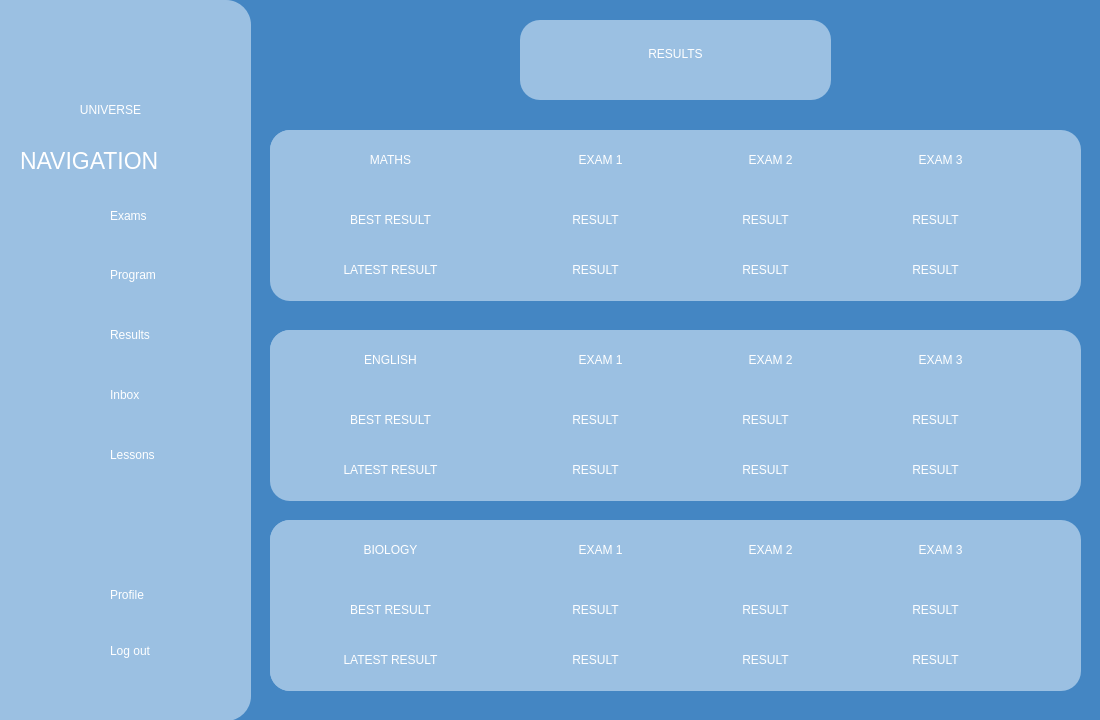
<?xml version="1.0" encoding="UTF-8"?>
<ui version="4.0">
 <class>results</class>
 <widget class="QDialog" name="results">
  <property name="geometry">
   <rect>
    <x>0</x>
    <y>0</y>
    <width>1100</width>
    <height>720</height>
   </rect>
  </property>
  <property name="windowTitle">
   <string>Results</string>
  </property>
  <property name="styleSheet">
   <string notr="true">background-color: #4486c3;</string>
  </property>
  <widget class="QFrame" name="frame_2">
   <property name="geometry">
    <rect>
     <x>0</x>
     <y>0</y>
     <width>251</width>
     <height>721</height>
    </rect>
   </property>
   <property name="styleSheet">
    <string notr="true">background-color:rgb(155, 192, 226);
border:0px;
border-top-right-radius: 25px;
border-bottom-right-radius: 25px;</string>
   </property>
   <property name="frameShape">
    <enum>QFrame::Shape::StyledPanel</enum>
   </property>
   <property name="frameShadow">
    <enum>QFrame::Shadow::Raised</enum>
   </property>
   <widget class="QLabel" name="exams_Icon">
    <property name="geometry">
     <rect>
      <x>50</x>
      <y>190</y>
      <width>51</width>
      <height>51</height>
     </rect>
    </property>
    <property name="text">
     <string/>
    </property>
    <property name="pixmap">
     <pixmap>../assets/images/exams_icon.png</pixmap>
    </property>
    <property name="scaledContents">
     <bool>true</bool>
    </property>
   </widget>
   <widget class="QLabel" name="program_Icon">
    <property name="geometry">
     <rect>
      <x>50</x>
      <y>250</y>
      <width>51</width>
      <height>51</height>
     </rect>
    </property>
    <property name="text">
     <string/>
    </property>
    <property name="pixmap">
     <pixmap>../assets/images/program_icon.png</pixmap>
    </property>
    <property name="scaledContents">
     <bool>true</bool>
    </property>
   </widget>
   <widget class="QLabel" name="results_Icon">
    <property name="geometry">
     <rect>
      <x>50</x>
      <y>310</y>
      <width>51</width>
      <height>51</height>
     </rect>
    </property>
    <property name="text">
     <string/>
    </property>
    <property name="pixmap">
     <pixmap>../assets/images/results_icon.png</pixmap>
    </property>
    <property name="scaledContents">
     <bool>true</bool>
    </property>
   </widget>
   <widget class="QLabel" name="inbox_Icon">
    <property name="geometry">
     <rect>
      <x>50</x>
      <y>370</y>
      <width>51</width>
      <height>51</height>
     </rect>
    </property>
    <property name="text">
     <string/>
    </property>
    <property name="pixmap">
     <pixmap>../assets/images/inbox_icon.png</pixmap>
    </property>
    <property name="scaledContents">
     <bool>true</bool>
    </property>
   </widget>
   <widget class="QLabel" name="profile_Icon">
    <property name="geometry">
     <rect>
      <x>50</x>
      <y>570</y>
      <width>51</width>
      <height>51</height>
     </rect>
    </property>
    <property name="text">
     <string/>
    </property>
    <property name="pixmap">
     <pixmap>../assets/images/profile.icon.png</pixmap>
    </property>
    <property name="scaledContents">
     <bool>true</bool>
    </property>
   </widget>
   <widget class="QLabel" name="logout_Icon">
    <property name="geometry">
     <rect>
      <x>50</x>
      <y>630</y>
      <width>51</width>
      <height>51</height>
     </rect>
    </property>
    <property name="text">
     <string/>
    </property>
    <property name="pixmap">
     <pixmap resource="../resources.qrc">:/assets/images/log_out_icon.png</pixmap>
    </property>
    <property name="scaledContents">
     <bool>true</bool>
    </property>
   </widget>
   <widget class="QPushButton" name="logoutButton">
    <property name="geometry">
     <rect>
      <x>110</x>
      <y>620</y>
      <width>101</width>
      <height>61</height>
     </rect>
    </property>
    <property name="styleSheet">
     <string notr="true">font: 15pt &quot;Allerta&quot;;
color:white;
text-align:left;</string>
    </property>
    <property name="text">
     <string>Log out</string>
    </property>
   </widget>
   <widget class="QPushButton" name="examsButton">
    <property name="geometry">
     <rect>
      <x>110</x>
      <y>195</y>
      <width>71</width>
      <height>41</height>
     </rect>
    </property>
    <property name="styleSheet">
     <string notr="true">font: 15pt &quot;Allerta&quot;;
color:white;
text-align:left;</string>
    </property>
    <property name="text">
     <string>Exams</string>
    </property>
   </widget>
   <widget class="QPushButton" name="programButton">
    <property name="geometry">
     <rect>
      <x>110</x>
      <y>260</y>
      <width>111</width>
      <height>29</height>
     </rect>
    </property>
    <property name="whatsThis">
     <string>&lt;html&gt;&lt;head/&gt;&lt;body&gt;&lt;p&gt;sadas&lt;/p&gt;&lt;/body&gt;&lt;/html&gt;</string>
    </property>
    <property name="styleSheet">
     <string notr="true">font: 15pt &quot;Allerta&quot;;
color:white;
text-align:left;</string>
    </property>
    <property name="text">
     <string>Program</string>
    </property>
   </widget>
   <widget class="QPushButton" name="resultsButton">
    <property name="geometry">
     <rect>
      <x>110</x>
      <y>320</y>
      <width>91</width>
      <height>29</height>
     </rect>
    </property>
    <property name="styleSheet">
     <string notr="true">font: 15pt &quot;Allerta&quot;;
color:white;
text-align:left;</string>
    </property>
    <property name="text">
     <string>Results</string>
    </property>
   </widget>
   <widget class="QPushButton" name="inboxButton">
    <property name="geometry">
     <rect>
      <x>110</x>
      <y>380</y>
      <width>71</width>
      <height>29</height>
     </rect>
    </property>
    <property name="styleSheet">
     <string notr="true">font: 15pt &quot;Allerta&quot;;
color:white;
text-align:left;</string>
    </property>
    <property name="text">
     <string>Inbox</string>
    </property>
   </widget>
   <widget class="QPushButton" name="profileButton">
    <property name="geometry">
     <rect>
      <x>110</x>
      <y>580</y>
      <width>86</width>
      <height>29</height>
     </rect>
    </property>
    <property name="styleSheet">
     <string notr="true">font: 15pt &quot;Allerta&quot;;
color:white;
text-align:left;</string>
    </property>
    <property name="text">
     <string>Profile</string>
    </property>
   </widget>
   <widget class="QLabel" name="navigationLabel">
    <property name="geometry">
     <rect>
      <x>20</x>
      <y>130</y>
      <width>231</width>
      <height>61</height>
     </rect>
    </property>
    <property name="styleSheet">
     <string notr="true">font: 17pt;
color:white;</string>
    </property>
    <property name="text">
     <string>NAVIGATION</string>
    </property>
   </widget>
   <widget class="QLabel" name="logoIcon">
    <property name="geometry">
     <rect>
      <x>45</x>
      <y>-10</y>
      <width>141</width>
      <height>141</height>
     </rect>
    </property>
    <property name="text">
     <string/>
    </property>
    <property name="pixmap">
     <pixmap resource="../resources.qrc">:/assets/images/Logo1.png</pixmap>
    </property>
    <property name="scaledContents">
     <bool>true</bool>
    </property>
   </widget>
   <widget class="QLabel" name="label">
    <property name="geometry">
     <rect>
      <x>60</x>
      <y>100</y>
      <width>101</width>
      <height>20</height>
     </rect>
    </property>
    <property name="styleSheet">
     <string notr="true">color:white;
font: 600 12pt &quot;Crimson Text Semibold&quot;;</string>
    </property>
    <property name="text">
     <string>&lt;html&gt;&lt;head/&gt;&lt;body&gt;&lt;p align=&quot;center&quot;&gt;UNIVERSE&lt;/p&gt;&lt;/body&gt;&lt;/html&gt;</string>
    </property>
   </widget>
   <widget class="QPushButton" name="lessonsButton">
    <property name="geometry">
     <rect>
      <x>110</x>
      <y>440</y>
      <width>101</width>
      <height>29</height>
     </rect>
    </property>
    <property name="styleSheet">
     <string notr="true">font: 15pt &quot;Allerta&quot;;
color:white;
text-align:left;</string>
    </property>
    <property name="text">
     <string>Lessons</string>
    </property>
   </widget>
   <widget class="QLabel" name="lessons_Icon">
    <property name="geometry">
     <rect>
      <x>50</x>
      <y>430</y>
      <width>51</width>
      <height>51</height>
     </rect>
    </property>
    <property name="text">
     <string/>
    </property>
    <property name="pixmap">
     <pixmap resource="../resources.qrc">:/assets/images/lessons_icon.png</pixmap>
    </property>
    <property name="scaledContents">
     <bool>true</bool>
    </property>
   </widget>
  </widget>
  <widget class="QFrame" name="resultsTitle">
   <property name="geometry">
    <rect>
     <x>520</x>
     <y>20</y>
     <width>311</width>
     <height>80</height>
    </rect>
   </property>
   <property name="styleSheet">
    <string notr="true">background-color:rgb(155, 192, 226);
border:0px;
border-radius: 20px;</string>
   </property>
   <property name="frameShape">
    <enum>QFrame::Shape::StyledPanel</enum>
   </property>
   <property name="frameShadow">
    <enum>QFrame::Shadow::Raised</enum>
   </property>
   <widget class="QLabel" name="your_profile_text">
    <property name="geometry">
     <rect>
      <x>10</x>
      <y>4</y>
      <width>291</width>
      <height>61</height>
     </rect>
    </property>
    <property name="styleSheet">
     <string notr="true">color:white;
font: 37pt &quot;Aura&quot;;</string>
    </property>
    <property name="text">
     <string>&lt;html&gt;&lt;head/&gt;&lt;body&gt;&lt;p align=&quot;center&quot;&gt;RESULTS&lt;/p&gt;&lt;/body&gt;&lt;/html&gt;</string>
    </property>
   </widget>
  </widget>
  <widget class="QFrame" name="mathsBox">
   <property name="geometry">
    <rect>
     <x>270</x>
     <y>130</y>
     <width>811</width>
     <height>171</height>
    </rect>
   </property>
   <property name="styleSheet">
    <string notr="true">background-color:rgb(155, 192, 226);
border:0px;
border-radius: 20px;</string>
   </property>
   <property name="frameShape">
    <enum>QFrame::Shape::StyledPanel</enum>
   </property>
   <property name="frameShadow">
    <enum>QFrame::Shadow::Raised</enum>
   </property>
   <widget class="QLabel" name="mathsTitle">
    <property name="geometry">
     <rect>
      <x>0</x>
      <y>0</y>
      <width>241</width>
      <height>61</height>
     </rect>
    </property>
    <property name="styleSheet">
     <string notr="true">color:white;
font: 32pt &quot;Aura&quot;;</string>
    </property>
    <property name="text">
     <string>&lt;html&gt;&lt;head/&gt;&lt;body&gt;&lt;p align=&quot;center&quot;&gt;MATHS&lt;/p&gt;&lt;/body&gt;&lt;/html&gt;</string>
    </property>
   </widget>
   <widget class="QLabel" name="mathsBestResult">
    <property name="geometry">
     <rect>
      <x>0</x>
      <y>70</y>
      <width>241</width>
      <height>41</height>
     </rect>
    </property>
    <property name="styleSheet">
     <string notr="true">color:white;
font: 20pt &quot;Aura&quot;;</string>
    </property>
    <property name="text">
     <string>&lt;html&gt;&lt;head/&gt;&lt;body&gt;&lt;p align=&quot;center&quot;&gt;BEST RESULT&lt;/p&gt;&lt;/body&gt;&lt;/html&gt;</string>
    </property>
   </widget>
   <widget class="QLabel" name="mathsLatestResult">
    <property name="geometry">
     <rect>
      <x>0</x>
      <y>120</y>
      <width>241</width>
      <height>41</height>
     </rect>
    </property>
    <property name="styleSheet">
     <string notr="true">color:white;
font: 20pt &quot;Aura&quot;;</string>
    </property>
    <property name="text">
     <string>&lt;html&gt;&lt;head/&gt;&lt;body&gt;&lt;p align=&quot;center&quot;&gt;LATEST RESULT&lt;/p&gt;&lt;/body&gt;&lt;/html&gt;</string>
    </property>
   </widget>
   <widget class="QLabel" name="mathsExam1">
    <property name="geometry">
     <rect>
      <x>240</x>
      <y>10</y>
      <width>181</width>
      <height>41</height>
     </rect>
    </property>
    <property name="styleSheet">
     <string notr="true">color:white;
font: 20pt &quot;Aura&quot;;</string>
    </property>
    <property name="text">
     <string>&lt;html&gt;&lt;head/&gt;&lt;body&gt;&lt;p align=&quot;center&quot;&gt;EXAM 1&lt;/p&gt;&lt;/body&gt;&lt;/html&gt;</string>
    </property>
   </widget>
   <widget class="QLabel" name="mathsExam2">
    <property name="geometry">
     <rect>
      <x>410</x>
      <y>10</y>
      <width>181</width>
      <height>41</height>
     </rect>
    </property>
    <property name="styleSheet">
     <string notr="true">color:white;
font: 20pt &quot;Aura&quot;;</string>
    </property>
    <property name="text">
     <string>&lt;html&gt;&lt;head/&gt;&lt;body&gt;&lt;p align=&quot;center&quot;&gt;EXAM 2&lt;/p&gt;&lt;/body&gt;&lt;/html&gt;</string>
    </property>
   </widget>
   <widget class="QLabel" name="mathsExam3">
    <property name="geometry">
     <rect>
      <x>580</x>
      <y>10</y>
      <width>181</width>
      <height>41</height>
     </rect>
    </property>
    <property name="styleSheet">
     <string notr="true">color:white;
font: 20pt &quot;Aura&quot;;</string>
    </property>
    <property name="text">
     <string>&lt;html&gt;&lt;head/&gt;&lt;body&gt;&lt;p align=&quot;center&quot;&gt;EXAM 3&lt;/p&gt;&lt;/body&gt;&lt;/html&gt;</string>
    </property>
   </widget>
   <widget class="QLabel" name="bestResultMathsExam1">
    <property name="geometry">
     <rect>
      <x>280</x>
      <y>70</y>
      <width>91</width>
      <height>41</height>
     </rect>
    </property>
    <property name="styleSheet">
     <string notr="true">color:white;
font: 20pt &quot;Aura&quot;;</string>
    </property>
    <property name="text">
     <string>&lt;html&gt;&lt;head/&gt;&lt;body&gt;&lt;p align=&quot;center&quot;&gt;RESULT&lt;/p&gt;&lt;/body&gt;&lt;/html&gt;</string>
    </property>
   </widget>
   <widget class="QLabel" name="latestResultMathsExam1">
    <property name="geometry">
     <rect>
      <x>280</x>
      <y>120</y>
      <width>91</width>
      <height>41</height>
     </rect>
    </property>
    <property name="styleSheet">
     <string notr="true">color:white;
font: 20pt &quot;Aura&quot;;</string>
    </property>
    <property name="text">
     <string>&lt;html&gt;&lt;head/&gt;&lt;body&gt;&lt;p align=&quot;center&quot;&gt;RESULT&lt;/p&gt;&lt;/body&gt;&lt;/html&gt;</string>
    </property>
   </widget>
   <widget class="QLabel" name="bestResultMathsExam2">
    <property name="geometry">
     <rect>
      <x>450</x>
      <y>70</y>
      <width>91</width>
      <height>41</height>
     </rect>
    </property>
    <property name="styleSheet">
     <string notr="true">color:white;
font: 20pt &quot;Aura&quot;;</string>
    </property>
    <property name="text">
     <string>&lt;html&gt;&lt;head/&gt;&lt;body&gt;&lt;p align=&quot;center&quot;&gt;RESULT&lt;/p&gt;&lt;/body&gt;&lt;/html&gt;</string>
    </property>
   </widget>
   <widget class="QLabel" name="latestResultMathsExam2">
    <property name="geometry">
     <rect>
      <x>450</x>
      <y>120</y>
      <width>91</width>
      <height>41</height>
     </rect>
    </property>
    <property name="styleSheet">
     <string notr="true">color:white;
font: 20pt &quot;Aura&quot;;</string>
    </property>
    <property name="text">
     <string>&lt;html&gt;&lt;head/&gt;&lt;body&gt;&lt;p align=&quot;center&quot;&gt;RESULT&lt;/p&gt;&lt;/body&gt;&lt;/html&gt;</string>
    </property>
   </widget>
   <widget class="QLabel" name="bestResultMathsExam3">
    <property name="geometry">
     <rect>
      <x>620</x>
      <y>70</y>
      <width>91</width>
      <height>41</height>
     </rect>
    </property>
    <property name="styleSheet">
     <string notr="true">color:white;
font: 20pt &quot;Aura&quot;;</string>
    </property>
    <property name="text">
     <string>&lt;html&gt;&lt;head/&gt;&lt;body&gt;&lt;p align=&quot;center&quot;&gt;RESULT&lt;/p&gt;&lt;/body&gt;&lt;/html&gt;</string>
    </property>
   </widget>
   <widget class="QLabel" name="latestResultMathsExam3">
    <property name="geometry">
     <rect>
      <x>620</x>
      <y>120</y>
      <width>91</width>
      <height>41</height>
     </rect>
    </property>
    <property name="styleSheet">
     <string notr="true">color:white;
font: 20pt &quot;Aura&quot;;</string>
    </property>
    <property name="text">
     <string>&lt;html&gt;&lt;head/&gt;&lt;body&gt;&lt;p align=&quot;center&quot;&gt;RESULT&lt;/p&gt;&lt;/body&gt;&lt;/html&gt;</string>
    </property>
   </widget>
  </widget>
  <widget class="QFrame" name="englishBox">
   <property name="geometry">
    <rect>
     <x>270</x>
     <y>330</y>
     <width>811</width>
     <height>171</height>
    </rect>
   </property>
   <property name="styleSheet">
    <string notr="true">background-color:rgb(155, 192, 226);
border:0px;
border-radius: 20px;</string>
   </property>
   <property name="frameShape">
    <enum>QFrame::Shape::StyledPanel</enum>
   </property>
   <property name="frameShadow">
    <enum>QFrame::Shadow::Raised</enum>
   </property>
   <widget class="QLabel" name="englishTitle">
    <property name="geometry">
     <rect>
      <x>0</x>
      <y>0</y>
      <width>241</width>
      <height>61</height>
     </rect>
    </property>
    <property name="styleSheet">
     <string notr="true">color:white;
font: 32pt &quot;Aura&quot;;</string>
    </property>
    <property name="text">
     <string>&lt;html&gt;&lt;head/&gt;&lt;body&gt;&lt;p align=&quot;center&quot;&gt;ENGLISH&lt;/p&gt;&lt;/body&gt;&lt;/html&gt;</string>
    </property>
   </widget>
   <widget class="QLabel" name="biologyBestResult_2">
    <property name="geometry">
     <rect>
      <x>0</x>
      <y>70</y>
      <width>241</width>
      <height>41</height>
     </rect>
    </property>
    <property name="styleSheet">
     <string notr="true">color:white;
font: 20pt &quot;Aura&quot;;</string>
    </property>
    <property name="text">
     <string>&lt;html&gt;&lt;head/&gt;&lt;body&gt;&lt;p align=&quot;center&quot;&gt;BEST RESULT&lt;/p&gt;&lt;/body&gt;&lt;/html&gt;</string>
    </property>
   </widget>
   <widget class="QLabel" name="englishLatestResult">
    <property name="geometry">
     <rect>
      <x>0</x>
      <y>120</y>
      <width>241</width>
      <height>41</height>
     </rect>
    </property>
    <property name="styleSheet">
     <string notr="true">color:white;
font: 20pt &quot;Aura&quot;;</string>
    </property>
    <property name="text">
     <string>&lt;html&gt;&lt;head/&gt;&lt;body&gt;&lt;p align=&quot;center&quot;&gt;LATEST RESULT&lt;/p&gt;&lt;/body&gt;&lt;/html&gt;</string>
    </property>
   </widget>
   <widget class="QLabel" name="englishExam1">
    <property name="geometry">
     <rect>
      <x>240</x>
      <y>10</y>
      <width>181</width>
      <height>41</height>
     </rect>
    </property>
    <property name="styleSheet">
     <string notr="true">color:white;
font: 20pt &quot;Aura&quot;;</string>
    </property>
    <property name="text">
     <string>&lt;html&gt;&lt;head/&gt;&lt;body&gt;&lt;p align=&quot;center&quot;&gt;EXAM 1&lt;/p&gt;&lt;/body&gt;&lt;/html&gt;</string>
    </property>
   </widget>
   <widget class="QLabel" name="englishExam2">
    <property name="geometry">
     <rect>
      <x>410</x>
      <y>10</y>
      <width>181</width>
      <height>41</height>
     </rect>
    </property>
    <property name="styleSheet">
     <string notr="true">color:white;
font: 20pt &quot;Aura&quot;;</string>
    </property>
    <property name="text">
     <string>&lt;html&gt;&lt;head/&gt;&lt;body&gt;&lt;p align=&quot;center&quot;&gt;EXAM 2&lt;/p&gt;&lt;/body&gt;&lt;/html&gt;</string>
    </property>
   </widget>
   <widget class="QLabel" name="englishExam3">
    <property name="geometry">
     <rect>
      <x>580</x>
      <y>10</y>
      <width>181</width>
      <height>41</height>
     </rect>
    </property>
    <property name="styleSheet">
     <string notr="true">color:white;
font: 20pt &quot;Aura&quot;;</string>
    </property>
    <property name="text">
     <string>&lt;html&gt;&lt;head/&gt;&lt;body&gt;&lt;p align=&quot;center&quot;&gt;EXAM 3&lt;/p&gt;&lt;/body&gt;&lt;/html&gt;</string>
    </property>
   </widget>
   <widget class="QLabel" name="bestResultEnglishExam1">
    <property name="geometry">
     <rect>
      <x>280</x>
      <y>70</y>
      <width>91</width>
      <height>41</height>
     </rect>
    </property>
    <property name="styleSheet">
     <string notr="true">color:white;
font: 20pt &quot;Aura&quot;;</string>
    </property>
    <property name="text">
     <string>&lt;html&gt;&lt;head/&gt;&lt;body&gt;&lt;p align=&quot;center&quot;&gt;RESULT&lt;/p&gt;&lt;/body&gt;&lt;/html&gt;</string>
    </property>
   </widget>
   <widget class="QLabel" name="latestResultEnglishExam1">
    <property name="geometry">
     <rect>
      <x>280</x>
      <y>120</y>
      <width>91</width>
      <height>41</height>
     </rect>
    </property>
    <property name="styleSheet">
     <string notr="true">color:white;
font: 20pt &quot;Aura&quot;;</string>
    </property>
    <property name="text">
     <string>&lt;html&gt;&lt;head/&gt;&lt;body&gt;&lt;p align=&quot;center&quot;&gt;RESULT&lt;/p&gt;&lt;/body&gt;&lt;/html&gt;</string>
    </property>
   </widget>
   <widget class="QLabel" name="bestResultEnglishExam2">
    <property name="geometry">
     <rect>
      <x>450</x>
      <y>70</y>
      <width>91</width>
      <height>41</height>
     </rect>
    </property>
    <property name="styleSheet">
     <string notr="true">color:white;
font: 20pt &quot;Aura&quot;;</string>
    </property>
    <property name="text">
     <string>&lt;html&gt;&lt;head/&gt;&lt;body&gt;&lt;p align=&quot;center&quot;&gt;RESULT&lt;/p&gt;&lt;/body&gt;&lt;/html&gt;</string>
    </property>
   </widget>
   <widget class="QLabel" name="latestResultEnglishExam2">
    <property name="geometry">
     <rect>
      <x>450</x>
      <y>120</y>
      <width>91</width>
      <height>41</height>
     </rect>
    </property>
    <property name="styleSheet">
     <string notr="true">color:white;
font: 20pt &quot;Aura&quot;;</string>
    </property>
    <property name="text">
     <string>&lt;html&gt;&lt;head/&gt;&lt;body&gt;&lt;p align=&quot;center&quot;&gt;RESULT&lt;/p&gt;&lt;/body&gt;&lt;/html&gt;</string>
    </property>
   </widget>
   <widget class="QLabel" name="bestResultEnglishExam3">
    <property name="geometry">
     <rect>
      <x>620</x>
      <y>70</y>
      <width>91</width>
      <height>41</height>
     </rect>
    </property>
    <property name="styleSheet">
     <string notr="true">color:white;
font: 20pt &quot;Aura&quot;;</string>
    </property>
    <property name="text">
     <string>&lt;html&gt;&lt;head/&gt;&lt;body&gt;&lt;p align=&quot;center&quot;&gt;RESULT&lt;/p&gt;&lt;/body&gt;&lt;/html&gt;</string>
    </property>
   </widget>
   <widget class="QLabel" name="latestResultEnglishExam3">
    <property name="geometry">
     <rect>
      <x>620</x>
      <y>120</y>
      <width>91</width>
      <height>41</height>
     </rect>
    </property>
    <property name="styleSheet">
     <string notr="true">color:white;
font: 20pt &quot;Aura&quot;;</string>
    </property>
    <property name="text">
     <string>&lt;html&gt;&lt;head/&gt;&lt;body&gt;&lt;p align=&quot;center&quot;&gt;RESULT&lt;/p&gt;&lt;/body&gt;&lt;/html&gt;</string>
    </property>
   </widget>
  </widget>
  <widget class="QFrame" name="biologyBox">
   <property name="geometry">
    <rect>
     <x>270</x>
     <y>520</y>
     <width>811</width>
     <height>171</height>
    </rect>
   </property>
   <property name="styleSheet">
    <string notr="true">background-color:rgb(155, 192, 226);
border:0px;
border-radius: 20px;</string>
   </property>
   <property name="frameShape">
    <enum>QFrame::Shape::StyledPanel</enum>
   </property>
   <property name="frameShadow">
    <enum>QFrame::Shadow::Raised</enum>
   </property>
   <widget class="QLabel" name="biologyTitle">
    <property name="geometry">
     <rect>
      <x>0</x>
      <y>0</y>
      <width>241</width>
      <height>61</height>
     </rect>
    </property>
    <property name="styleSheet">
     <string notr="true">color:white;
font: 32pt &quot;Aura&quot;;</string>
    </property>
    <property name="text">
     <string>&lt;html&gt;&lt;head/&gt;&lt;body&gt;&lt;p align=&quot;center&quot;&gt;BIOLOGY&lt;/p&gt;&lt;/body&gt;&lt;/html&gt;</string>
    </property>
   </widget>
   <widget class="QLabel" name="biologyBestResult">
    <property name="geometry">
     <rect>
      <x>0</x>
      <y>60</y>
      <width>241</width>
      <height>61</height>
     </rect>
    </property>
    <property name="styleSheet">
     <string notr="true">color:white;
font: 20pt &quot;Aura&quot;;</string>
    </property>
    <property name="text">
     <string>&lt;html&gt;&lt;head/&gt;&lt;body&gt;&lt;p align=&quot;center&quot;&gt;BEST RESULT&lt;/p&gt;&lt;/body&gt;&lt;/html&gt;</string>
    </property>
   </widget>
   <widget class="QLabel" name="biologyatestResult">
    <property name="geometry">
     <rect>
      <x>0</x>
      <y>110</y>
      <width>241</width>
      <height>61</height>
     </rect>
    </property>
    <property name="styleSheet">
     <string notr="true">color:white;
font: 20pt &quot;Aura&quot;;</string>
    </property>
    <property name="text">
     <string>&lt;html&gt;&lt;head/&gt;&lt;body&gt;&lt;p align=&quot;center&quot;&gt;LATEST RESULT&lt;/p&gt;&lt;/body&gt;&lt;/html&gt;</string>
    </property>
   </widget>
   <widget class="QLabel" name="biologyExam1">
    <property name="geometry">
     <rect>
      <x>240</x>
      <y>10</y>
      <width>181</width>
      <height>41</height>
     </rect>
    </property>
    <property name="styleSheet">
     <string notr="true">color:white;
font: 20pt &quot;Aura&quot;;</string>
    </property>
    <property name="text">
     <string>&lt;html&gt;&lt;head/&gt;&lt;body&gt;&lt;p align=&quot;center&quot;&gt;EXAM 1&lt;/p&gt;&lt;/body&gt;&lt;/html&gt;</string>
    </property>
   </widget>
   <widget class="QLabel" name="biologyExam2">
    <property name="geometry">
     <rect>
      <x>410</x>
      <y>10</y>
      <width>181</width>
      <height>41</height>
     </rect>
    </property>
    <property name="styleSheet">
     <string notr="true">color:white;
font: 20pt &quot;Aura&quot;;</string>
    </property>
    <property name="text">
     <string>&lt;html&gt;&lt;head/&gt;&lt;body&gt;&lt;p align=&quot;center&quot;&gt;EXAM 2&lt;/p&gt;&lt;/body&gt;&lt;/html&gt;</string>
    </property>
   </widget>
   <widget class="QLabel" name="biologyExam3">
    <property name="geometry">
     <rect>
      <x>580</x>
      <y>0</y>
      <width>181</width>
      <height>61</height>
     </rect>
    </property>
    <property name="styleSheet">
     <string notr="true">color:white;
font: 20pt &quot;Aura&quot;;</string>
    </property>
    <property name="text">
     <string>&lt;html&gt;&lt;head/&gt;&lt;body&gt;&lt;p align=&quot;center&quot;&gt;EXAM 3&lt;/p&gt;&lt;/body&gt;&lt;/html&gt;</string>
    </property>
   </widget>
   <widget class="QLabel" name="bestResultBiologyExam1">
    <property name="geometry">
     <rect>
      <x>280</x>
      <y>70</y>
      <width>91</width>
      <height>41</height>
     </rect>
    </property>
    <property name="styleSheet">
     <string notr="true">color:white;
font: 20pt &quot;Aura&quot;;</string>
    </property>
    <property name="text">
     <string>&lt;html&gt;&lt;head/&gt;&lt;body&gt;&lt;p align=&quot;center&quot;&gt;RESULT&lt;/p&gt;&lt;/body&gt;&lt;/html&gt;</string>
    </property>
   </widget>
   <widget class="QLabel" name="latestResultBiologyExam1">
    <property name="geometry">
     <rect>
      <x>280</x>
      <y>120</y>
      <width>91</width>
      <height>41</height>
     </rect>
    </property>
    <property name="styleSheet">
     <string notr="true">color:white;
font: 20pt &quot;Aura&quot;;</string>
    </property>
    <property name="text">
     <string>&lt;html&gt;&lt;head/&gt;&lt;body&gt;&lt;p align=&quot;center&quot;&gt;RESULT&lt;/p&gt;&lt;/body&gt;&lt;/html&gt;</string>
    </property>
   </widget>
   <widget class="QLabel" name="bestResultBiologyExam2">
    <property name="geometry">
     <rect>
      <x>450</x>
      <y>70</y>
      <width>91</width>
      <height>41</height>
     </rect>
    </property>
    <property name="styleSheet">
     <string notr="true">color:white;
font: 20pt &quot;Aura&quot;;</string>
    </property>
    <property name="text">
     <string>&lt;html&gt;&lt;head/&gt;&lt;body&gt;&lt;p align=&quot;center&quot;&gt;RESULT&lt;/p&gt;&lt;/body&gt;&lt;/html&gt;</string>
    </property>
   </widget>
   <widget class="QLabel" name="latestResultBiologyExam2">
    <property name="geometry">
     <rect>
      <x>450</x>
      <y>120</y>
      <width>91</width>
      <height>41</height>
     </rect>
    </property>
    <property name="styleSheet">
     <string notr="true">color:white;
font: 20pt &quot;Aura&quot;;</string>
    </property>
    <property name="text">
     <string>&lt;html&gt;&lt;head/&gt;&lt;body&gt;&lt;p align=&quot;center&quot;&gt;RESULT&lt;/p&gt;&lt;/body&gt;&lt;/html&gt;</string>
    </property>
   </widget>
   <widget class="QLabel" name="bestResultBiologyExam3">
    <property name="geometry">
     <rect>
      <x>620</x>
      <y>70</y>
      <width>91</width>
      <height>41</height>
     </rect>
    </property>
    <property name="styleSheet">
     <string notr="true">color:white;
font: 20pt &quot;Aura&quot;;</string>
    </property>
    <property name="text">
     <string>&lt;html&gt;&lt;head/&gt;&lt;body&gt;&lt;p align=&quot;center&quot;&gt;RESULT&lt;/p&gt;&lt;/body&gt;&lt;/html&gt;</string>
    </property>
   </widget>
   <widget class="QLabel" name="latestResultBiologyExam3">
    <property name="geometry">
     <rect>
      <x>620</x>
      <y>120</y>
      <width>91</width>
      <height>41</height>
     </rect>
    </property>
    <property name="styleSheet">
     <string notr="true">color:white;
font: 20pt &quot;Aura&quot;;</string>
    </property>
    <property name="text">
     <string>&lt;html&gt;&lt;head/&gt;&lt;body&gt;&lt;p align=&quot;center&quot;&gt;RESULT&lt;/p&gt;&lt;/body&gt;&lt;/html&gt;</string>
    </property>
   </widget>
  </widget>
 </widget>
 <resources>
  <include location="../resources.qrc"/>
 </resources>
 <connections/>
</ui>
